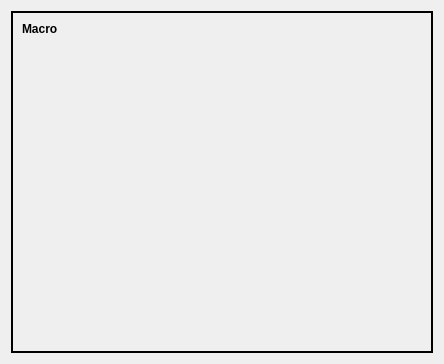
                     <widget class="QWidget" name="tab_2">
                      <attribute name="title">
                       <string>Macro</string>
                      </attribute>
                      <layout class="QVBoxLayout" name="verticalLayout_27">
                       <item>
                        <widget class="QFrame" name="frame_13">
                         <property name="frameShape">
                          <enum>QFrame::WinPanel</enum>
                         </property>
                         <property name="frameShadow">
                          <enum>QFrame::Plain</enum>
                         </property>
                         <layout class="QVBoxLayout" name="verticalLayout_25">
                          <item>
                           <widget class="QLabel" name="label_24">
                            <property name="sizePolicy">
                             <sizepolicy hsizetype="Preferred" vsizetype="Minimum">
                              <horstretch>0</horstretch>
                              <verstretch>0</verstretch>
                             </sizepolicy>
                            </property>
                            <property name="maximumSize">
                             <size>
                              <width>16777215</width>
                              <height>20</height>
                             </size>
                            </property>
                            <property name="text">
                             <string>&lt;html&gt;&lt;head/&gt;&lt;body&gt;&lt;p&gt;&lt;span style=&quot; font-weight:600;&quot;&gt;Macro&lt;/span&gt;&lt;/p&gt;&lt;/body&gt;&lt;/html&gt;</string>
                            </property>
                           </widget>
                          </item>
                          <item>
                           <widget class="MacroTab" name="macrotab">
                            <property name="sizePolicy">
                             <sizepolicy hsizetype="Preferred" vsizetype="Preferred">
                              <horstretch>0</horstretch>
                              <verstretch>0</verstretch>
                             </sizepolicy>
                            </property>
                            <property name="minimumSize">
                             <size>
                              <width>400</width>
                              <height>300</height>
                             </size>
                            </property>
                            <property name="maximumSize">
                             <size>
                              <width>600</width>
                              <height>40000</height>
                             </size>
                            </property>
                           </widget>
                          </item>
                         </layout>
                        </widget>
                       </item>
                      </layout>
                     </widget>
